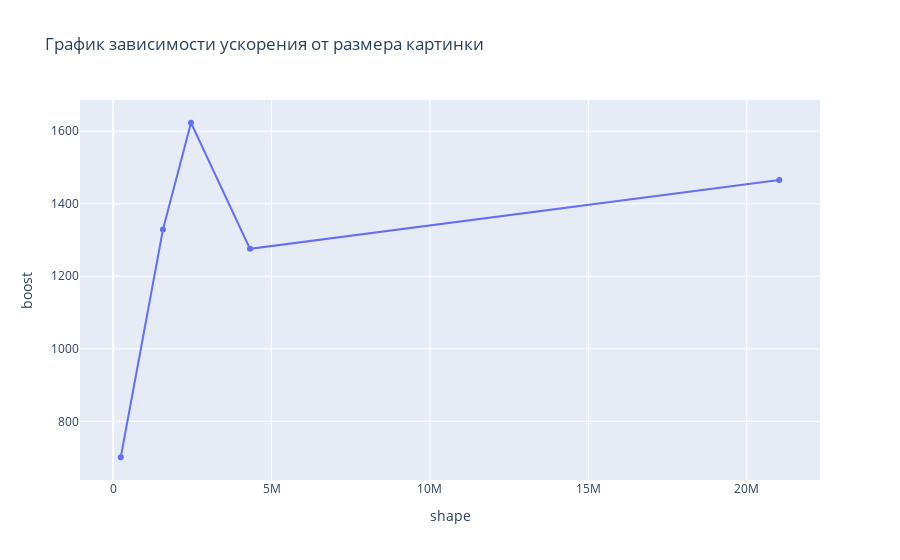

Notebook source saved alongside this figure:
### Code cell
fig = px.line(df, x="shape", y="boost", title='График зависимости ускорения от размера картинки', markers=True)
# fig.write_image("./images/boost.png")
fig.show()

### Figure 1 — Plotly figure (JSON) as saved in the notebook; plotly's stock layout.template omitted (floating-point values rounded to 4 significant figures)
{"data": [{"hovertemplate": "shape=%{x}<br>boost=%{y}<extra></extra>", "legendgroup": "", "line": {"color": "#636efa", "dash": "solid"}, "marker": {"symbol": "circle"}, "mode": "lines+markers", "name": "", "orientation": "v", "showlegend": false, "type": "scatter", "x": [240000, 1572864, 2457600, 4320000, 21026304], "xaxis": "x", "y": [701.1, 1329.0, 1623.0, 1276.0, 1466.0], "yaxis": "y"}], "layout": {"legend": {"tracegroupgap": 0}, "title": {"text": "График зависимости ускорения от размера картинки"}, "xaxis": {"anchor": "y", "domain": [0, 1], "title": {"text": "shape"}}, "yaxis": {"anchor": "x", "domain": [0, 1], "title": {"text": "boost"}}}}
